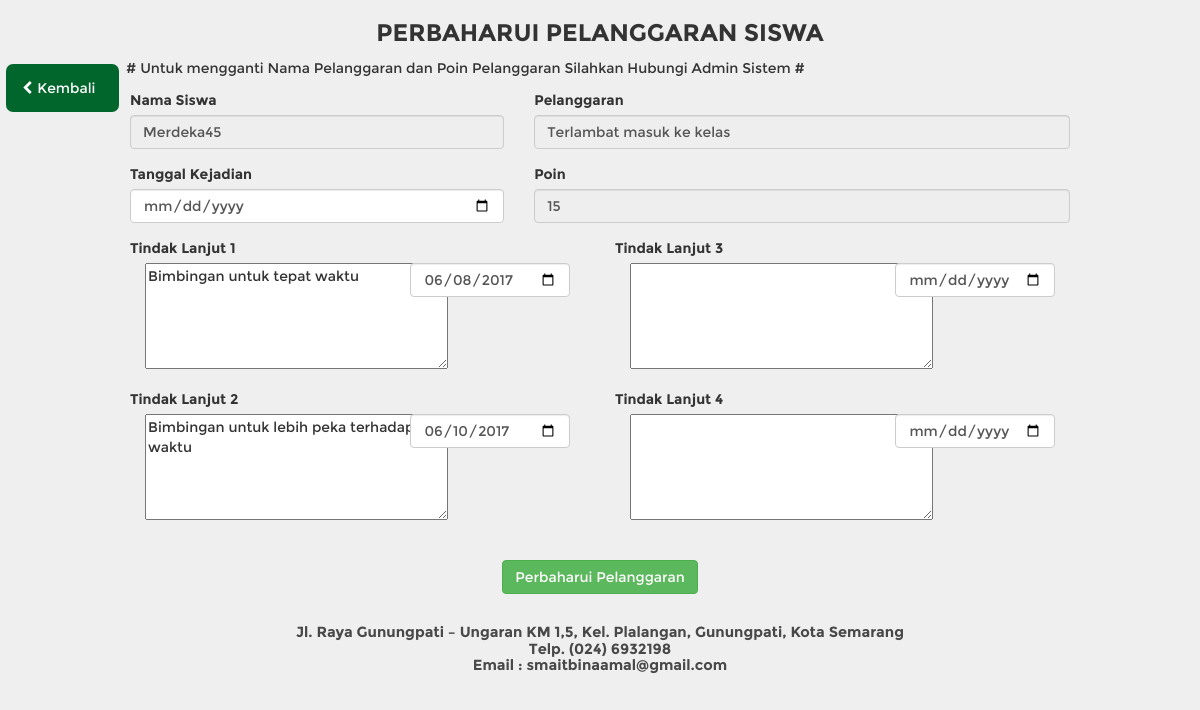
/edit_pelanggaran_siswa.php?id_pel_sis=155&id_siswa=2 (signed in), run on the app's committed database.
### tables this page shows
CREATE TABLE IF NOT EXISTS `pelanggaran_siswa` (
  `id_pel_sis` int(11) NOT NULL AUTO_INCREMENT,
  `level` int(2) NOT NULL,
  `id_siswa` int(5) NOT NULL,
  `id_pelanggaran` int(3) NOT NULL,
  `pemberi` int(3) NOT NULL,
  `tgl_pelanggaran` date NOT NULL,
  PRIMARY KEY (`id_pel_sis`)
);

CREATE TABLE IF NOT EXISTS `siswa` (
  `id_siswa` int(11) NOT NULL AUTO_INCREMENT,
  `nisn` varchar(20) NOT NULL,
  `nama` varchar(50) NOT NULL,
  `password` varchar(50) NOT NULL,
  PRIMARY KEY (`id_siswa`)
);

CREATE TABLE IF NOT EXISTS `pelanggaran` (
  `id_pelanggaran` int(11) NOT NULL AUTO_INCREMENT,
  `jenis` varchar(100) NOT NULL,
  `poin` int(4) NOT NULL,
  PRIMARY KEY (`id_pelanggaran`)
);

CREATE TABLE IF NOT EXISTS `tindak_lanjut` (
  `id` int(11) NOT NULL AUTO_INCREMENT,
  `id_pel_sis` int(3) NOT NULL,
  `tindak1` varchar(200) NOT NULL,
  `tindak2` varchar(200) NOT NULL,
  `tindak3` varchar(200) NOT NULL,
  `tindak4` varchar(200) NOT NULL,
  `tgl_tindak1` date NOT NULL,
  `tgl_tindak2` date NOT NULL,
  `tgl_tindak3` date NOT NULL,
  `tgl_tindak4` date NOT NULL,
  PRIMARY KEY (`id`)
);

### edit_pelanggaran_siswa.php (the view, shortened to what this page needs)
<?php
include 'functions/koneksi.php';
include 'header.php';
$id_pel_sis = $_GET['id_pel_sis'];
$id_siswa = $_GET['id_siswa'];
$pilih_pel_sis = $conn->query("SELECT  pelanggaran_siswa.tgl_pelanggaran,pelanggaran_siswa.id_pel_sis, siswa.nama,pelanggaran.jenis,pelanggaran.poin,siswa.id_siswa FROM pelanggaran_siswa INNER JOIN siswa ON siswa.id_siswa=pelanggaran_siswa.id_siswa INNER JOIN pelanggaran ON pelanggaran.id_pelanggaran=pelanggaran_siswa.id_pelanggaran WHERE siswa.id_siswa=$id_siswa AND pelanggaran_siswa.id_pel_sis=$id_pel_sis");
while ($detail_pel_siswa1 = $pilih_pel_sis->fetch_object()) {
  $id_pel_sis = $detail_pel_siswa1->id_pel_sis;
  $pelanggaran = $detail_pel_siswa1->jenis;
  $poin = $detail_pel_siswa1->poin;
  $tglcatat = $detail_pel_siswa1->tgl_pelanggaran;
  $namasiswanya = $detail_pel_siswa1->nama;
}
$pilih_detail_tindak_lanjut = $conn->query("SELECT * FROM tindak_lanjut WHERE id_pel_sis=$id_pel_sis");
$rows = mysqli_num_rows($pilih_detail_tindak_lanjut);
if ($rows == 1) {
  while ($detail_tindak_lanjut = $pilih_detail_tindak_lanjut->fetch_object()) {
    $id = $detail_tindak_lanjut->id;
    $tindak1 = $detail_tindak_lanjut->tindak1;
    $tindak2 = $detail_tindak_lanjut->tindak2;
    $tindak3 = $detail_tindak_lanjut->tindak3;
    $tindak4 = $detail_tindak_lanjut->tindak4;
    $tgl_tindak1 = $detail_tindak_lanjut->tgl_tindak1;
    $tgl_tindak2 = $detail_tindak_lanjut->tgl_tindak2;
    $tgl_tindak3 = $detail_tindak_lanjut->tgl_tindak3;
    $tgl_tindak4 = $detail_tindak_lanjut->tgl_tindak4;
  }
}
?>
<h3><center><b>PERBAHARUI PELANGGARAN SISWA</b></center></h3>
<a href="detail_siswa.php?id_siswa=<?php echo $id_siswa;?>" class="btn btn-primary" id="backdetailpelanggaran"><i class="fa fa-chevron-left" aria-hidden="true" style="margin-right:5px;"></i>Kembali</a>
<p style="margin-left: 10.5%;margin-bottom: 1%;margin-top: 1%;">
  # Untuk mengganti Nama Pelanggaran dan Poin Pelanggaran Silahkan Hubungi Admin Sistem #</p>
<div class="row">
    <form class="col-md-offset-1 col-md-10" action="functions/update_pelanggaran_siswa.php?id=<?php echo $id?>&id_siswa=<?php echo $id_siswa?>&id_pel_sis=<?php echo $id_pel_sis;?>" method="post">
        <div class="row">
              <div class="col-md-5">
                  <div class="form-group">
                      <label for="">Nama Siswa</label>
                      <input class="form-control" type="text" value="<?php echo $namasiswanya?> " disabled>
                  </div>
                  <div class="form-group">
                      <label for="">Tanggal Kejadian</label>
                      <input class="form-control" type="date" value="<?php echo $tglcatat;?>" name="tanggalkejadianupdate">
                  </div>
              </div>
              <div class="col-md-7">
                  <div class="form-group">
                    <label for="">Pelanggaran</label>
                    <input class="form-control" type="text" name="pelanggaransiswaupdate" disabled value="<?php echo $pelanggaran ?>">
                  </div>
                  <div class="form-group">
                    <label for="">Poin</label>
                    <input class="form-control" type="text" name="poinpelanggaransiswaupdate" disabled value="<?php echo $poin ?>">
                  </div>
              </div>
        </div>
        <div class="row">
            <div class="col-md-6">
                  <div class="row form-group">
                    <label for="">Tindak Lanjut 1</label> <br>
                    <div class="col-md-7 form-group">
                      <textarea name="tindaklanjut1" rows="5" cols="34"><?php if ($rows==1) {echo $tindak1; } else {echo '';} ?></textarea>
                    </div>
                    <div class="col-md-5 form-group">
                      <input class="form-control" type="date" name="tgltindaklanjut1" value="<?php if ($rows==1) {echo $tgl_tindak1; } else {echo '';}?>">
                    </div>
                  </div>
                  <div class="row form-group">
                    <label for="">Tindak Lanjut 2</label> <br>
                    <div class="col-md-7 form-group">
                      <textarea name="tindaklanjut2" rows="5" cols="34"><?php if ($rows==1) { echo $tindak2;} else {echo '';}?></textarea>
                    </div>
                    <div class="col-md-5 form-group">
                      <input class="form-control" type="date" name="tgltindaklanjut2" value="<?php if ($rows==1) {echo $tgl_tindak2; } else {echo '';}?>">
                    </div>
                  </div>
            </div>
            <div class="col-md-6">
                  <div class="row form-group">
                    <label for="">Tindak Lanjut 3</label> <br>
                    <div class="col-md-7 form-group">
                      <textarea name="tindaklanjut3" rows="5" cols="34"><?php if ($rows==1) { echo $tindak3;} else {echo '';}?></textarea>
                    </div>
                    <div class="col-md-5 form-group">
                      <input class="form-control" type="date" name="tgltindaklanjut3" value="<?php if ($rows==1) {echo $tgl_tindak3; } else {echo '';}?>">
                    </div>
                  </div>
                  <div class="row form-group">
                    <label for="">Tindak Lanjut 4</label> <br>
                    <div class="col-md-7 form-group">
                      <textarea name="tindaklanjut4" rows="5" cols="34"><?php if ($rows==1) { echo $tindak4;} else {echo '';}?></textarea>
                    </div>
                    <div class="col-md-5 form-group">
                      <input class="form-control" type="date" name="tgltindaklanjut4" value="<?php if ($rows==1) {echo $tgl_tindak4; } else {echo '';}?>">
                    </div>
                  </div>
            </div>
        </div>
        <br>
        <button class="btn btn-success" style="display:block; margin: 0 auto;"type="submit" name="btnsubmit">Perbaharui Pelanggaran</button>
    </form>
</div>
<br>
<?php include 'footer.php'; ?>

### css/style.css (style rules this page uses)
body { font-family: 'Montserrat'; background-color: #efefef; max-width: 100%; width: 100%; padding: 0px; }
div { max-width: 100%; }
.row { margin: 0; }
#button_back, #backdetailpelanggaran { border: 2px solid transparent; padding: 1% 1.5%; position: absolute; top: 8%; left: 0.5%; border-radius: 7px; color: #fff; background-color: #00662c; transition: 0.3s ease; }
#button_back i, #backdetailpelanggaran i { margin-left: -10%; margin-right: 10%; }

### data on the page
pelanggaran_siswa: id_siswa.nama "Merdeka45", pelanggaransiswaupdate "Terlambat masuk ke kelas", poinpelanggaransiswaupdate "15"
tindak_lanjut: tindaklanjut1 "Bimbingan untuk tepat waktu", tgltindaklanjut1 "06/08/2017", tindaklanjut2 "Bimbingan untuk lebih peka terhadap waktu", tgltindaklanjut2 "06/10/2017"
